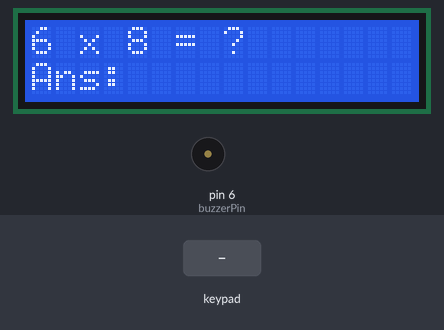
Recording of a sketch running on a simulated Arduino Uno, built with avr-gcc and run on an emulated ATmega328P. On the bench: 16×2 character LCD, buzzer (waves = sounding). Inputs (shaded band) come from the test bench. Random numbers use the default seed unless the sketch sets one.

Above: at 2.6 s.
2.7 s: keypad keys 2 3 4 5 # pressed 0.4 s apart
At 5.3 s:
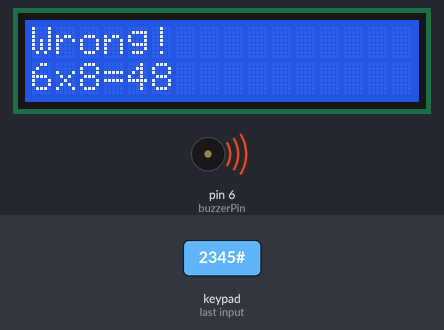
6.2 s: key '1' pressed
At 8.0 s:
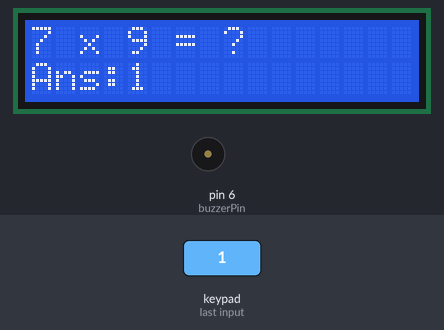
8.3 s: key '2' pressed
At 9.2 s:
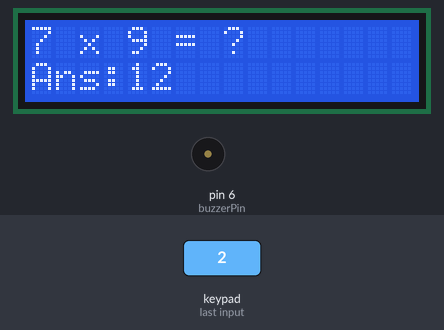
9.8 s: keypad keys 2 3 4 5 pressed 0.4 s apart
At 10.4 s:
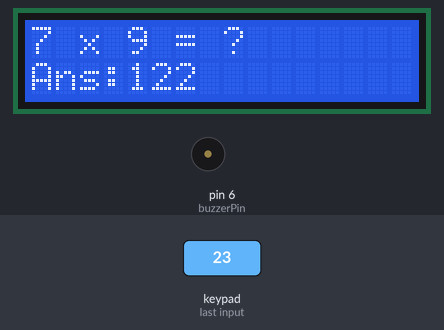
Timing chart, 0 to 12.8 s (numbered marks = the images above; inputs shaded):
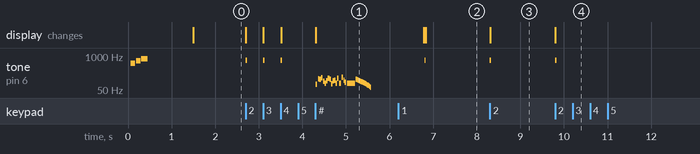

Measured:
- after the input at 2.7 s, tone on pin 6 (buzzerPin): plays 700 Hz for 0.03 s, 700 Hz for 0.03 s, 700 Hz for 0.03 s, 84 Hz for 0.04 s, 136 Hz for 0.03 s, 130 Hz for 0.04 s … (36 notes in this stretch), starting at once; the display: first changes at once (image 1 shows a later state)
- after the input at 6.2 s, tone on pin 6 (buzzerPin): silent → 700 Hz after 0.60 s, → silent 0.03 s later
- after the input at 8.3 s, tone on pin 6 (buzzerPin): silent → 700 Hz at once, → silent 0.03 s later; the display: changes at once (image 3)
- after the input at 9.8 s, tone on pin 6 (buzzerPin): silent → 700 Hz at once, → silent 0.03 s later; the display: changes at once (image 4)

The sketch:

Math_Game.ino
```cpp
#include <LiquidCrystal.h>
#include <Keypad.h>

// LCD pins: RS, E, D4, D5, D6, D7
LiquidCrystal lcd(7, 8, 9, 10, 11, 12);

// Buzzer pin
int buzzerPin = 6;

// Keypad setup
const byte ROWS = 4;
const byte COLS = 4;

char keys[ROWS][COLS] = {
  {'1','2','3','A'},
  {'4','5','6','B'},
  {'7','8','9','C'},
  {'*','0','#','D'}
};

// Your keypad wiring
byte rowPins[ROWS] = {2, 3, 4, 5};
byte colPins[COLS] = {13, A0, A1, A2};

Keypad keypad = Keypad(makeKeymap(keys), rowPins, colPins, ROWS, COLS);

// Game variables
int num1;
int num2;
int correctAnswer;

String userAnswer = "";

int score = 0;
int totalQuestions = 0;

void setup() {
  pinMode(buzzerPin, OUTPUT);

  lcd.begin(16, 2);

  randomSeed(analogRead(A5));

  showStartScreen();
  startSound();
  delay(1000);

  newQuestion();
}

void loop() {
  char key = keypad.getKey();

  if (key) {
    handleKey(key);
  }
}

void showStartScreen() {
  lcd.clear();
  lcd.setCursor(0, 0);
  lcd.print("Math Game!");
  lcd.setCursor(0, 1);
  lcd.print("Times under 10");
}

void newQuestion() {
  num1 = random(1, 10);   // 1 to 9
  num2 = random(1, 10);   // 1 to 9

  correctAnswer = num1 * num2;
  userAnswer = "";

  lcd.clear();
  lcd.setCursor(0, 0);
  lcd.print(num1);
  lcd.print(" x ");
  lcd.print(num2);
  lcd.print(" = ?");

  lcd.setCursor(0, 1);
  lcd.print("Ans:");
}

void handleKey(char key) {
  // Number keys
  if (key >= '0' && key <= '9') {
    if (userAnswer.length() < 3) {
      userAnswer += key;
      tone(buzzerPin, 700, 30);   // key click sound
      showAnswer();
    }
  }

  // Clear answer
  else if (key == '*') {
    userAnswer = "";
    tone(buzzerPin, 300, 80);
    showAnswer();
  }

  // Enter answer
  else if (key == '#') {
    checkAnswer();
  }

  // A = skip/new question
  else if (key == 'A') {
    tone(buzzerPin, 500, 100);
    newQuestion();
  }
}

void showAnswer() {
  lcd.setCursor(0, 1);
  lcd.print("Ans:            ");

  lcd.setCursor(4, 1);
  lcd.print(userAnswer);
}

void checkAnswer() {
  if (userAnswer.length() == 0) {
    return;
  }

  int answer = userAnswer.toInt();
  totalQuestions++;

  lcd.clear();

  if (answer == correctAnswer) {
    score++;

    lcd.setCursor(0, 0);
    lcd.print("Correct!");

    lcd.setCursor(0, 1);
    lcd.print("Score:");
    lcd.print(score);

    correctSound();
  } else {
    lcd.setCursor(0, 0);
    lcd.print("Wrong!");

    lcd.setCursor(0, 1);
    lcd.print(num1);
    lcd.print("x");
    lcd.print(num2);
    lcd.print("=");
    lcd.print(correctAnswer);

    fartSound();
  }

  delay(1200);

  newQuestion();
}

void startSound() {
  tone(buzzerPin, 523, 100);
  delay(120);
  tone(buzzerPin, 659, 100);
  delay(120);
  tone(buzzerPin, 784, 150);
  delay(180);
  noTone(buzzerPin);
}

void correctSound() {
  // Happy correct sound
  tone(buzzerPin, 523, 100);  // C
  delay(120);
  tone(buzzerPin, 659, 100);  // E
  delay(120);
  tone(buzzerPin, 784, 100);  // G
  delay(120);
  tone(buzzerPin, 1047, 180); // high C
  delay(200);
  noTone(buzzerPin);
}

void fartSound() {
  // Funny fake fart noise
  for (int i = 0; i < 18; i++) {
    int freq = random(70, 160);
    tone(buzzerPin, freq, 35);
    delay(random(25, 55));
  }

  tone(buzzerPin, 90, 180);
  delay(200);

  for (int freq = 130; freq > 60; freq -= 5) {
    tone(buzzerPin, freq, 20);
    delay(25);
  }

  noTone(buzzerPin);
}
```
